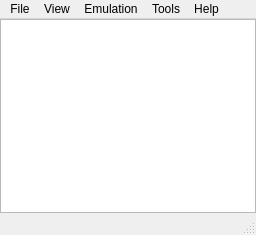
<?xml version="1.0" encoding="UTF-8"?>
<ui version="4.0">
 <class>VMUMainWindow</class>
 <widget class="QMainWindow" name="VMUMainWindow">
  <property name="geometry">
   <rect>
    <x>0</x>
    <y>0</y>
    <width>256</width>
    <height>235</height>
   </rect>
  </property>
  <property name="sizePolicy">
   <sizepolicy hsizetype="Ignored" vsizetype="Ignored">
    <horstretch>0</horstretch>
    <verstretch>0</verstretch>
   </sizepolicy>
  </property>
  <property name="windowTitle">
   <string>ElysianVMU v 0.0.1 Alpha</string>
  </property>
  <property name="windowIcon">
   <iconset resource="../resource/evmu.qrc">
    <normaloff>:/icons/images/vmu_icon.ico</normaloff>:/icons/images/vmu_icon.ico</iconset>
  </property>
  <property name="layoutDirection">
   <enum>Qt::LeftToRight</enum>
  </property>
  <widget class="QWidget" name="centralwidget">
   <property name="sizePolicy">
    <sizepolicy hsizetype="MinimumExpanding" vsizetype="MinimumExpanding">
     <horstretch>0</horstretch>
     <verstretch>0</verstretch>
    </sizepolicy>
   </property>
   <layout class="QVBoxLayout" name="verticalLayout">
    <property name="spacing">
     <number>0</number>
    </property>
    <property name="sizeConstraint">
     <enum>QLayout::SetMinAndMaxSize</enum>
    </property>
    <property name="leftMargin">
     <number>0</number>
    </property>
    <property name="topMargin">
     <number>0</number>
    </property>
    <property name="rightMargin">
     <number>0</number>
    </property>
    <property name="bottomMargin">
     <number>0</number>
    </property>
    <item>
     <widget class="QGraphicsView" name="graphicsView">
      <property name="sizePolicy">
       <sizepolicy hsizetype="MinimumExpanding" vsizetype="MinimumExpanding">
        <horstretch>0</horstretch>
        <verstretch>0</verstretch>
       </sizepolicy>
      </property>
      <property name="lineWidth">
       <number>0</number>
      </property>
      <property name="verticalScrollBarPolicy">
       <enum>Qt::ScrollBarAlwaysOff</enum>
      </property>
      <property name="horizontalScrollBarPolicy">
       <enum>Qt::ScrollBarAlwaysOff</enum>
      </property>
      <property name="sceneRect">
       <rectf>
        <x>0.000000000000000</x>
        <y>0.000000000000000</y>
        <width>0.000000000000000</width>
        <height>0.000000000000000</height>
       </rectf>
      </property>
     </widget>
    </item>
   </layout>
  </widget>
  <widget class="QMenuBar" name="menubar">
   <property name="geometry">
    <rect>
     <x>0</x>
     <y>0</y>
     <width>256</width>
     <height>22</height>
    </rect>
   </property>
   <property name="nativeMenuBar">
    <bool>true</bool>
   </property>
   <widget class="QMenu" name="menuFile">
    <property name="title">
     <string>File</string>
    </property>
    <widget class="QMenu" name="menuLoad_Recent">
     <property name="title">
      <string>Open Recent</string>
     </property>
    </widget>
    <addaction name="actionLoad_ROM"/>
    <addaction name="menuLoad_Recent"/>
    <addaction name="actionLoad_BIOS_Image"/>
    <addaction name="separator"/>
    <addaction name="actionNew_Flash_Image"/>
    <addaction name="actionExport_Flash_Image"/>
    <addaction name="separator"/>
    <addaction name="actionSave_State"/>
    <addaction name="actionLoad_State"/>
    <addaction name="separator"/>
    <addaction name="actionReset"/>
    <addaction name="separator"/>
    <addaction name="actionQuit"/>
   </widget>
   <widget class="QMenu" name="menuEmulation">
    <property name="title">
     <string>Emulation</string>
    </property>
    <widget class="QMenu" name="menuSerial_Communications">
     <property name="title">
      <string>Serial Communications</string>
     </property>
     <addaction name="actionQuick_Connect"/>
     <addaction name="actionTCP_Connection_Manager"/>
    </widget>
    <widget class="QMenu" name="menuPlayback">
     <property name="title">
      <string>Playback</string>
     </property>
     <addaction name="actionHalt"/>
     <addaction name="actionAdvance_Frame"/>
    </widget>
    <addaction name="menuPlayback"/>
    <addaction name="separator"/>
    <addaction name="actionEmulate_Audio"/>
    <addaction name="actionEnable_Pixel_Ghosting"/>
    <addaction name="actionEnable_Low_Battery"/>
    <addaction name="actionConfigure_Input_Devices"/>
    <addaction name="menuSerial_Communications"/>
   </widget>
   <widget class="QMenu" name="menuTools">
    <property name="title">
     <string>Tools</string>
    </property>
    <widget class="QMenu" name="menuScreen_Capture">
     <property name="title">
      <string>Capture Animation</string>
     </property>
     <addaction name="actionRecordAnim"/>
    </widget>
    <addaction name="actionScreenshot"/>
    <addaction name="menuScreen_Capture"/>
    <addaction name="actionDisassemble_ROM"/>
    <addaction name="actionBIOS_Runtime_Disassembly"/>
    <addaction name="actionBuzzer_Tool"/>
    <addaction name="actionJet_Set_Radio_Graffiti_Tool"/>
    <addaction name="actionView_Log"/>
   </widget>
   <widget class="QMenu" name="menuHelp">
    <property name="title">
     <string>Help</string>
    </property>
    <addaction name="actionAbout"/>
    <addaction name="actionDocumentation"/>
   </widget>
   <widget class="QMenu" name="menuView">
    <property name="title">
     <string>View</string>
    </property>
    <widget class="QMenu" name="menuPixel_Perfect_Aspect_Zoom">
     <property name="title">
      <string>Pixel-Perfect Zoom</string>
     </property>
     <addaction name="action1x"/>
     <addaction name="action2x"/>
     <addaction name="action4x"/>
     <addaction name="action8x"/>
     <addaction name="action16x"/>
     <addaction name="action32x"/>
     <addaction name="action64x"/>
    </widget>
    <widget class="QMenu" name="menuDebugger">
     <property name="title">
      <string>Debugger</string>
     </property>
     <addaction name="actionMemory_Browser"/>
    </widget>
    <addaction name="actionPreserve_Aspect_Ratio"/>
    <addaction name="menuPixel_Perfect_Aspect_Zoom"/>
    <addaction name="actionFilesystem"/>
    <addaction name="menuDebugger"/>
   </widget>
   <addaction name="menuFile"/>
   <addaction name="menuView"/>
   <addaction name="menuEmulation"/>
   <addaction name="menuTools"/>
   <addaction name="menuHelp"/>
  </widget>
  <widget class="QStatusBar" name="statusbar"/>
  <action name="actionLoad_ROM">
   <property name="text">
    <string>Open ROM</string>
   </property>
   <property name="shortcut">
    <string>Ctrl+O</string>
   </property>
   <property name="shortcutContext">
    <enum>Qt::WidgetWithChildrenShortcut</enum>
   </property>
  </action>
  <action name="actionSave_State">
   <property name="text">
    <string>Save State</string>
   </property>
   <property name="shortcut">
    <string>Shift+F1</string>
   </property>
   <property name="shortcutContext">
    <enum>Qt::WidgetWithChildrenShortcut</enum>
   </property>
  </action>
  <action name="actionLoad_State">
   <property name="text">
    <string>Load State</string>
   </property>
   <property name="shortcut">
    <string>F1</string>
   </property>
   <property name="shortcutContext">
    <enum>Qt::WidgetWithChildrenShortcut</enum>
   </property>
  </action>
  <action name="actionAbout">
   <property name="text">
    <string>About</string>
   </property>
   <property name="shortcutContext">
    <enum>Qt::WidgetWithChildrenShortcut</enum>
   </property>
  </action>
  <action name="actionReset">
   <property name="text">
    <string>Reset</string>
   </property>
   <property name="shortcutContext">
    <enum>Qt::WidgetWithChildrenShortcut</enum>
   </property>
  </action>
  <action name="actionScreenshot">
   <property name="text">
    <string>Screenshot</string>
   </property>
   <property name="shortcutContext">
    <enum>Qt::WidgetWithChildrenShortcut</enum>
   </property>
  </action>
  <action name="actionEmulate_Audio">
   <property name="checkable">
    <bool>true</bool>
   </property>
   <property name="checked">
    <bool>true</bool>
   </property>
   <property name="text">
    <string>Enable Audio</string>
   </property>
   <property name="shortcutContext">
    <enum>Qt::WidgetWithChildrenShortcut</enum>
   </property>
  </action>
  <action name="actionDump_Icons">
   <property name="text">
    <string>Dump Icons</string>
   </property>
   <property name="shortcutContext">
    <enum>Qt::WidgetWithChildrenShortcut</enum>
   </property>
  </action>
  <action name="actionDump_Eyecatch">
   <property name="text">
    <string>Dump Eyecatch</string>
   </property>
   <property name="shortcutContext">
    <enum>Qt::WidgetWithChildrenShortcut</enum>
   </property>
  </action>
  <action name="actionEnable_Low_Battery">
   <property name="checkable">
    <bool>true</bool>
   </property>
   <property name="text">
    <string>Enable Low Battery</string>
   </property>
   <property name="shortcutContext">
    <enum>Qt::WidgetWithChildrenShortcut</enum>
   </property>
  </action>
  <action name="actionQuick_Connect">
   <property name="text">
    <string>Quick Connect</string>
   </property>
   <property name="shortcutContext">
    <enum>Qt::WidgetWithChildrenShortcut</enum>
   </property>
  </action>
  <action name="actionTCP_Connection_Manager">
   <property name="text">
    <string>TCP Connection Manager</string>
   </property>
   <property name="shortcutContext">
    <enum>Qt::WidgetWithChildrenShortcut</enum>
   </property>
  </action>
  <action name="actionConfigure_Input_Devices">
   <property name="enabled">
    <bool>false</bool>
   </property>
   <property name="text">
    <string>Configure Input Devices</string>
   </property>
   <property name="toolTip">
    <string>Coming Soon...</string>
   </property>
   <property name="shortcutContext">
    <enum>Qt::WidgetWithChildrenShortcut</enum>
   </property>
  </action>
  <action name="actionQuit">
   <property name="text">
    <string>Quit</string>
   </property>
   <property name="shortcutContext">
    <enum>Qt::WidgetWithChildrenShortcut</enum>
   </property>
  </action>
  <action name="actionView_Log">
   <property name="text">
    <string>View Log</string>
   </property>
   <property name="shortcutContext">
    <enum>Qt::WidgetWithChildrenShortcut</enum>
   </property>
  </action>
  <action name="actionLoad_BIOS_Image">
   <property name="text">
    <string>Load BIOS Image</string>
   </property>
   <property name="shortcutContext">
    <enum>Qt::WidgetWithChildrenShortcut</enum>
   </property>
  </action>
  <action name="actionDisassemble_ROM">
   <property name="enabled">
    <bool>false</bool>
   </property>
   <property name="text">
    <string>Disassemble ROM</string>
   </property>
   <property name="toolTip">
    <string>Under Development...</string>
   </property>
   <property name="shortcutContext">
    <enum>Qt::WidgetWithChildrenShortcut</enum>
   </property>
  </action>
  <action name="actionEnable_Pixel_Ghosting">
   <property name="checkable">
    <bool>true</bool>
   </property>
   <property name="checked">
    <bool>true</bool>
   </property>
   <property name="text">
    <string>Enable Pixel Ghosting</string>
   </property>
   <property name="shortcutContext">
    <enum>Qt::WidgetWithChildrenShortcut</enum>
   </property>
  </action>
  <action name="action1x">
   <property name="text">
    <string>1x</string>
   </property>
   <property name="shortcutContext">
    <enum>Qt::WidgetWithChildrenShortcut</enum>
   </property>
  </action>
  <action name="action2x">
   <property name="text">
    <string>2x</string>
   </property>
   <property name="shortcutContext">
    <enum>Qt::WidgetWithChildrenShortcut</enum>
   </property>
  </action>
  <action name="action4x">
   <property name="text">
    <string>4x</string>
   </property>
   <property name="shortcutContext">
    <enum>Qt::WidgetWithChildrenShortcut</enum>
   </property>
  </action>
  <action name="action8x">
   <property name="text">
    <string>8x</string>
   </property>
   <property name="shortcutContext">
    <enum>Qt::ApplicationShortcut</enum>
   </property>
  </action>
  <action name="action16x">
   <property name="text">
    <string>16x</string>
   </property>
   <property name="shortcutContext">
    <enum>Qt::WidgetWithChildrenShortcut</enum>
   </property>
  </action>
  <action name="action32x">
   <property name="text">
    <string>32x</string>
   </property>
   <property name="shortcutContext">
    <enum>Qt::WidgetShortcut</enum>
   </property>
  </action>
  <action name="action64x">
   <property name="text">
    <string>64x</string>
   </property>
   <property name="shortcutContext">
    <enum>Qt::ApplicationShortcut</enum>
   </property>
  </action>
  <action name="actionPreserve_Aspect_Ratio">
   <property name="checkable">
    <bool>true</bool>
   </property>
   <property name="checked">
    <bool>true</bool>
   </property>
   <property name="text">
    <string>Preserve Aspect Ratio</string>
   </property>
   <property name="shortcutContext">
    <enum>Qt::WidgetWithChildrenShortcut</enum>
   </property>
  </action>
  <action name="actionSerial_COM_Connection_Manager">
   <property name="text">
    <string>Serial/COM Connection Manager</string>
   </property>
  </action>
  <action name="actionHalt">
   <property name="checkable">
    <bool>true</bool>
   </property>
   <property name="text">
    <string>Halt</string>
   </property>
   <property name="shortcut">
    <string>F2</string>
   </property>
   <property name="shortcutContext">
    <enum>Qt::WidgetWithChildrenShortcut</enum>
   </property>
  </action>
  <action name="actionAdvance_Frame">
   <property name="text">
    <string>Advance Frame</string>
   </property>
   <property name="toolTip">
    <string>Advance Execution by a Frame</string>
   </property>
   <property name="shortcut">
    <string>F3</string>
   </property>
   <property name="shortcutContext">
    <enum>Qt::WidgetWithChildrenShortcut</enum>
   </property>
  </action>
  <action name="actionRecordAnim">
   <property name="checkable">
    <bool>true</bool>
   </property>
   <property name="text">
    <string>Record</string>
   </property>
   <property name="toolTip">
    <string>Record to Animated GIF</string>
   </property>
   <property name="shortcut">
    <string>Ctrl+R</string>
   </property>
   <property name="shortcutContext">
    <enum>Qt::WidgetWithChildrenShortcut</enum>
   </property>
  </action>
  <action name="actionSave_Game">
   <property name="text">
    <string>Save Game</string>
   </property>
   <property name="shortcutContext">
    <enum>Qt::WidgetWithChildrenShortcut</enum>
   </property>
  </action>
  <action name="actionLoad_Game">
   <property name="text">
    <string>Load Game</string>
   </property>
   <property name="shortcutContext">
    <enum>Qt::WidgetWithChildrenShortcut</enum>
   </property>
  </action>
  <action name="actionBIOS_Runtime_Disassembly">
   <property name="text">
    <string>BIOS Dynamic Disassembly</string>
   </property>
  </action>
  <action name="actionBuzzer_Tool">
   <property name="text">
    <string>Buzzer Tool</string>
   </property>
  </action>
  <action name="actionDebugger">
   <property name="text">
    <string>Debugger</string>
   </property>
  </action>
  <action name="actionMemory_Browser">
   <property name="text">
    <string>Memory Browser</string>
   </property>
  </action>
  <action name="actionDocumentation">
   <property name="text">
    <string>Documentation</string>
   </property>
  </action>
  <action name="actionJet_Set_Radio_Graffiti_Tool">
   <property name="icon">
    <iconset resource="../resource/evmu.qrc">
     <normaloff>:/icons/images/jet_set_radio_logo.png</normaloff>:/icons/images/jet_set_radio_logo.png</iconset>
   </property>
   <property name="text">
    <string>Jet Set Radio Graffiti Tool</string>
   </property>
  </action>
  <action name="actionFilesystem">
   <property name="text">
    <string>Filesystem Manager</string>
   </property>
  </action>
  <action name="actionExport_Flash_Image">
   <property name="text">
    <string>Export Flash Image</string>
   </property>
  </action>
  <action name="actionNew_Flash_Image">
   <property name="text">
    <string>New Flash Image</string>
   </property>
  </action>
  <action name="actionDefrag_Flash_Image">
   <property name="text">
    <string>Defrag Flash Image</string>
   </property>
  </action>
 </widget>
 <resources>
  <include location="../resource/evmu.qrc"/>
  <include location="../resource/evmu.qrc"/>
 </resources>
 <connections/>
</ui>
